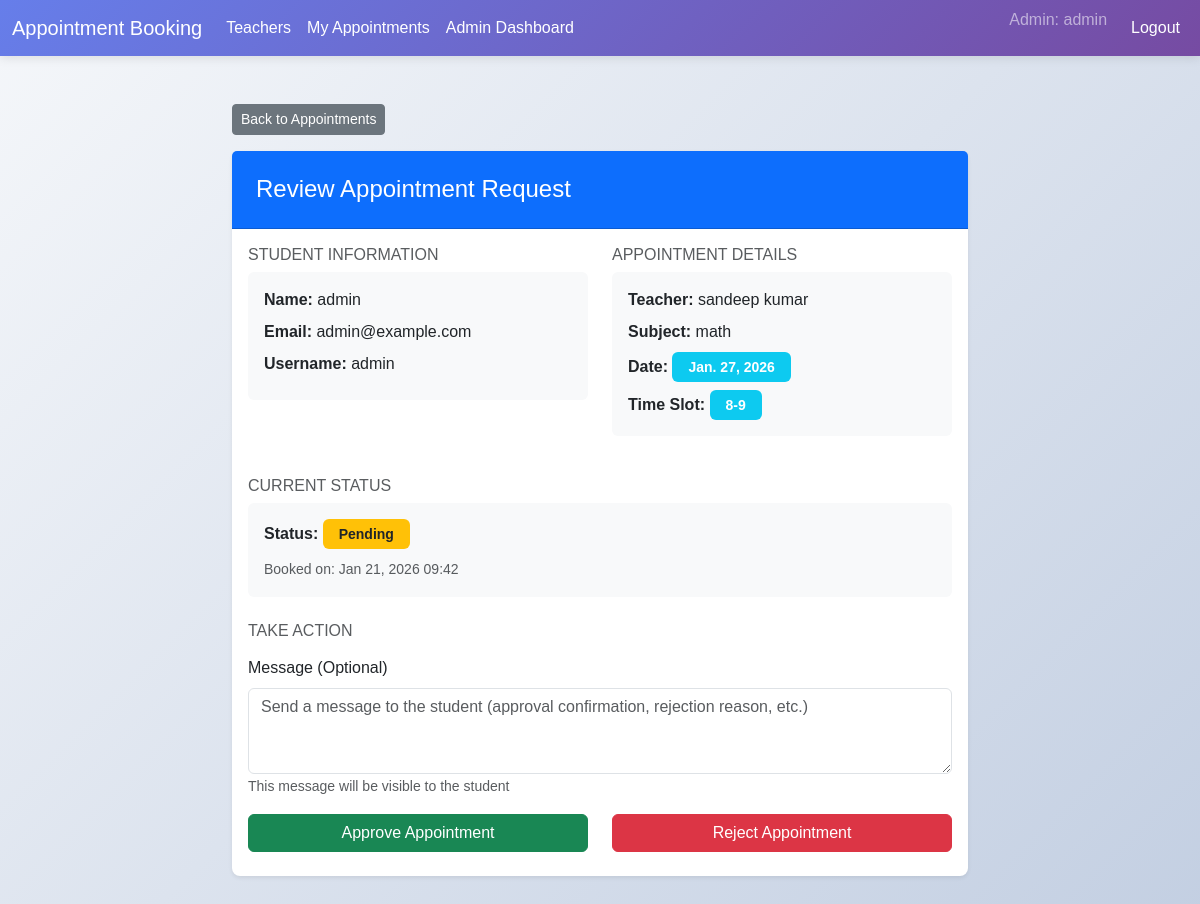
The app's page /approve-appointment/1/ (signed in) with its own data.
### appointments/models.py (models this page shows, shortened)
class Appointment(models.Model):
    TIME_SLOTS = [
        ('8-9', '8-9'),
        ('9-10', '9-10'),
        ('10-11', '10-11'),
        ('11-12', '11-12'),
    ]
    STATUS_CHOICES = [
        ('pending', 'Pending'),
        ('granted', 'Granted'),
        ('rejected', 'Rejected'),
    ]
    user = models.ForeignKey(User, on_delete=models.CASCADE)
    teacher = models.ForeignKey(Teacher, on_delete=models.CASCADE)
    date = models.DateField(default=timezone.now)
    time_slot = models.CharField(max_length=10, choices=TIME_SLOTS)
    status = models.CharField(max_length=10, choices=STATUS_CHOICES, default='pending')
    message = models.TextField(blank=True, null=True)
    created_at = models.DateTimeField(auto_now_add=True)

class Teacher(models.Model):
    name = models.CharField(max_length=100)
    subject = models.CharField(max_length=100)
    avatar_url = models.URLField()

### appointments/views.py (the view, shortened to what this page needs)
# urls.py: path('approve-appointment/<int:appointment_id>/', views.approve_appointment, name='approve_appointment'),
@staff_member_required
def approve_appointment(request, appointment_id):
    appointment = get_object_or_404(Appointment, id=appointment_id)
    context = {
        'appointment': appointment,
    }
    return render(request, 'appointments/approve_appointment.html', context)

### appointments/templates/appointments/approve_appointment.html (shortened to what this page needs)
{% extends 'base.html' %}
{% block content %}
<div class="container py-5">
    <div class="row justify-content-center">
        <div class="col-lg-8">
            <a href="{% url 'manage_appointments' %}" class="btn btn-sm btn-secondary mb-3">
                 Back to Appointments
            </a>
            <div class="card shadow-sm">
                <div class="card-header bg-primary text-white">
                    <h4 class="mb-0">Review Appointment Request</h4>
                </div>
                <div class="card-body">
                    <div class="row mb-4">
                        <div class="col-md-6">
                            <h6 class="text-muted text-uppercase">Student Information</h6>
                            <div class="p-3 bg-light rounded mb-3">
                                <p class="mb-2">
                                    <strong>Name:</strong> {{ appointment.user.get_full_name|default:appointment.user.username }}
                                </p>
                                <p class="mb-2">
                                    <strong>Email:</strong> {{ appointment.user.email }}
                                </p>
                                <p class="mb-2">
                                    <strong>Username:</strong> {{ appointment.user.username }}
                                </p>
                            </div>
                        </div>
                        <div class="col-md-6">
                            <h6 class="text-muted text-uppercase">Appointment Details</h6>
                            <div class="p-3 bg-light rounded mb-3">
                                <p class="mb-2">
                                    <strong>Teacher:</strong> {{ appointment.teacher.name }}
                                </p>
                                <p class="mb-2">
                                    <strong>Subject:</strong> {{ appointment.teacher.subject }}
                                </p>
                                <p class="mb-2">
                                    <strong>Date:</strong> <span class="badge bg-info">{{ appointment.date }}</span>
                                </p>
                                <p class="mb-0">
                                    <strong>Time Slot:</strong> <span class="badge bg-info">{{ appointment.time_slot }}</span>
                                </p>
                            </div>
                        </div>
                    </div>
                    <div class="row mb-4">
                        <div class="col-12">
                            <h6 class="text-muted text-uppercase">Current Status</h6>
                            <div class="p-3 bg-light rounded">
                                <p class="mb-2">
                                    <strong>Status:</strong>
                                    {% if appointment.status == 'pending' %}
                                        <span class="badge bg-warning text-dark">Pending</span>
                                    {% elif appointment.status == 'granted' %}
                                        <span class="badge bg-success">Granted</span>
                                    {% else %}
                                        <span class="badge bg-danger">Rejected</span>
                                    {% endif %}
                                </p>
                                <p class="text-muted mb-0 mt-2">
                                    <small>Booked on: {{ appointment.created_at|date:"M d, Y H:i" }}</small>
                                </p>
                            </div>
                        </div>
                    </div>
                    {% if appointment.status == 'pending' %}
                    <div class="row">
                        <div class="col-12">
                            <h6 class="text-muted text-uppercase mb-3">Take Action</h6>
                        </div>
                    </div>
                    <form method="post">
                        <div class="mb-3">
                            <label for="message" class="form-label">Message (Optional)</label>
                            <textarea class="form-control" id="message" name="message" rows="3" placeholder="Send a message to the student (approval confirmation, rejection reason, etc.)"></textarea>
                            <small class="text-muted">This message will be visible to the student</small>
                        </div>
                        <div class="row">
                            <div class="col-md-6 mb-2">
                                <button type="submit" name="action" value="approve" class="btn btn-success w-100">
                                     Approve Appointment
                                </button>
                            </div>
                            <div class="col-md-6">
                                <button type="submit" name="action" value="reject" class="btn btn-danger w-100" onclick="return confirm('Are you sure you want to reject this appointment?');">
                                     Reject Appointment
                                </button>
                            </div>
                        </div>
                    </form>
                    {% endif %}
                </div>
            </div>
        </div>
    </div>
</div>
{% endblock %}

### appointments/templates/base.html (shortened to what this page needs)
<!DOCTYPE html>
<html lang="en">
<head>
    <link href="https://cdn.jsdelivr.net/npm/bootstrap@5.3.0/dist/css/bootstrap.min.css" rel="stylesheet">
</head>
<body>
    <nav class="navbar navbar-expand-lg navbar-dark">
        <div class="container-fluid">
            <a class="navbar-brand" href="{% url 'home' %}">Appointment Booking</a>
            <div class="collapse navbar-collapse" id="navbarNav">
                <ul class="navbar-nav me-auto">
                    {% if user.is_authenticated %}
                    <li class="nav-item">
                        <a class="nav-link" href="{% url 'teacher_list' %}">Teachers</a>
                    </li>
                    <li class="nav-item">
                        <a class="nav-link" href="{% url 'my_appointments' %}">My Appointments</a>
                    </li>
                    {% if user.is_staff %}
                    <li class="nav-item">
                        <a class="nav-link" href="{% url 'admin_dashboard' %}">Admin Dashboard</a>
                    </li>
                    {% endif %}
                    {% endif %}
                </ul>
                <ul class="navbar-nav">
                    {% if user.is_authenticated %}
                        <li class="nav-item">
                            <span class="navbar-text me-3">
                                {% if user.is_staff %}
                                     Admin: {{ user.username }}
                                {% else %}
                                    <i class="bi bi-person-circle"></i> {{ user.username }}
                                {% endif %}
                            </span>
                        </li>
                        <li class="nav-item">
                            <a class="nav-link" href="{% url 'logout' %}">Logout</a>
                        </li>
                    {% endif %}
                </ul>
            </div>
        </div>
    </nav>
    <div class="container-fluid">
        <div class="row">
            <div class="col-12">
                {% block content %}{% endblock %}
            </div>
        </div>
    </div>
</body>
</html>

### appointments/templates/base.html (style rules this page uses)
body { background: linear-gradient(135deg, #f5f7fa 0%, #c3cfe2 100%); font-family: 'Arial', sans-serif; min-height: 100vh; }
.navbar { background: linear-gradient(135deg, #667eea 0%, #764ba2 100%); box-shadow: 0 2px 10px rgba(0,0,0,0.1); }
.navbar-brand, .navbar-nav .nav-link { color: white !important; }
.card { border: none; border-radius: 15px; box-shadow: 0 8px 25px rgba(0,0,0,0.15); transition: transform 0.3s, box-shadow 0.3s; }

### appointments/templates/appointments/approve_appointment.html (style rules this page uses)
.card { border: none; border-radius: 8px; }
.card-header { border-radius: 8px 8px 0 0; padding: 1.5rem; }
.badge { padding: 0.5rem 1rem; font-size: 0.875rem; }

### records on screen
Appointment: user.get_full_name "admin", user.email "admin@example.com", user.username "admin", teacher.name "sandeep kumar", teacher.subject "math", date "Jan. 27, 2026", time_slot "8-9", created_at "Jan 21, 2026 09:42"

### other values on screen
{{ user.username }} "admin"
